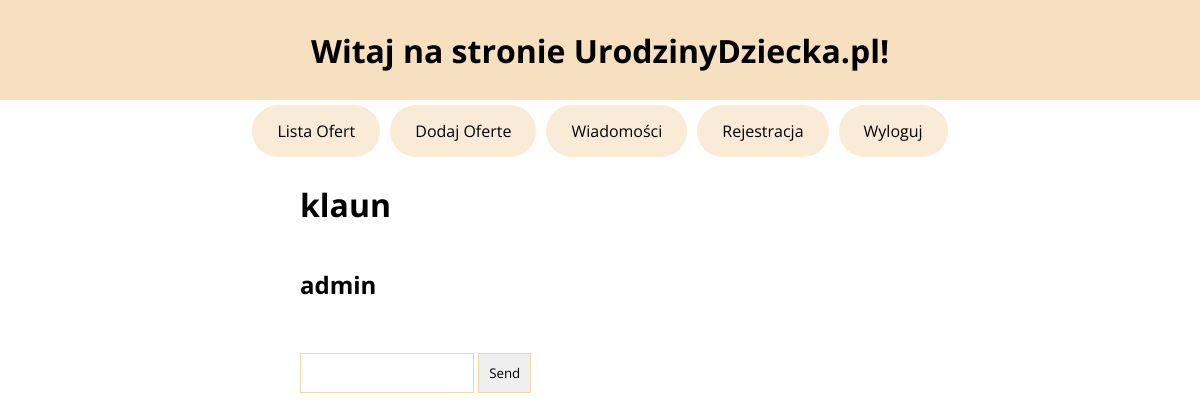
Page /conversation/admin/1 (signed in) on the earlier database version.
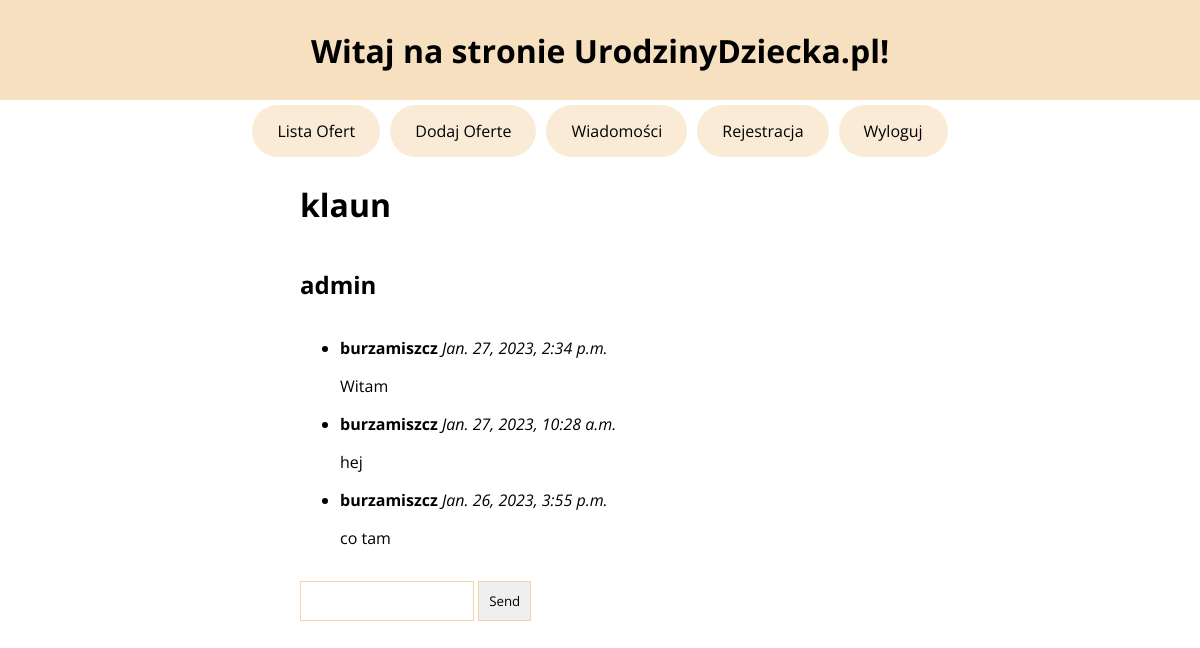
Same page on the later database version.
### main/models.py (models this page shows, shortened)
class Message(models.Model):
    sender = models.ForeignKey(User, on_delete=models.CASCADE, related_name='sender')
    receiver = models.ForeignKey(User, on_delete=models.CASCADE, related_name='receiver')
    message_text = models.TextField()
    created_at = models.DateTimeField(auto_now_add=True)
    offer = models.ForeignKey(Ad, on_delete=models.CASCADE)

### main/views.py (the view)
# urls.py: path('conversation/<str:receiver_username>/<adId>', views.conversation, name='conversation'),
@login_required
def conversation(request, receiver_username, adId):
    user = request.user
    offer = Ad.objects.get(id=adId)
    if request.method == 'POST':
        message_text = request.POST.get('message_text')
        receiver = User.objects.get(username=receiver_username)
        Message.objects.create(sender=user, receiver=receiver, message_text=message_text, offer = offer)
    messages = Message.objects.filter(Q(sender=user, receiver__username=receiver_username, offer=adId) | Q(sender__username=receiver_username, receiver=user, offer=adId))
    messages = messages.order_by('-created_at')
    context = {'messages': messages, 'receiver_username': receiver_username, 'offer': offer}
    print(messages)
    return render(request, 'main/conversation.html', context)

### main/models.py (called while the page is built)
    def __str__(self):
        return self.name

### main/templates/main/conversation.html (shortened to what this page needs)
{% extends 'main/base.html' %}
{% block content %}
<h1>{{offer}}</h1>
<h2>{{ receiver_username }}</h2>
<ul>
    {% for message in messages %}
    <li>
        <strong>{{ message.sender.username }}</strong>
        <em>{{ message.created_at }}</em>
        <p>{{ message.message_text }}</p>
    </li>
    {% endfor %}
</ul>
<form method="POST">
    <input type="text" name="message_text">
    <input type="submit" value="Send">
</form>
{% endblock content %}

Differences in the rows shown:
added Message: sender.username "burzamiszcz", created_at "Jan. 27, 2023, 2:34 p.m.", message_text "Witam"
added Message: sender.username "burzamiszcz", created_at "Jan. 27, 2023, 10:28 a.m.", message_text "hej"
added Message: sender.username "burzamiszcz", created_at "Jan. 26, 2023, 3:55 p.m.", message_text "co tam"
